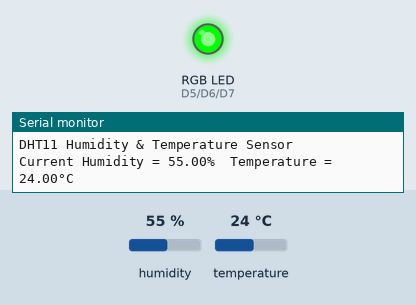
Recording of a sketch running on a simulated ESP8266 (NodeMCU). Shown: an RGB LED mixed from three pins (HIGH = lit), the last lines printed to the serial monitor. The test bench sets the inputs (shaded band); at power-on: humidity 55 %, temperature 24 °C.

Above: at 2.7 s.
2.8 s: humidity set to 73 %
8.8 s: humidity set to 76 %
At 11.9 s:
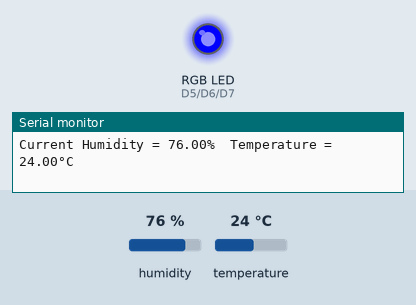
14.8 s: humidity set to 89 %
20.8 s: humidity set to 92 %
At 22.5 s:
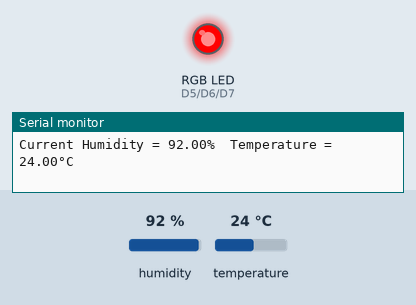
26.8 s: humidity set to 22 %
At 32.8 s:
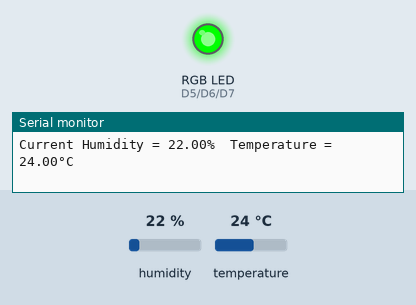
33.1 s: humidity set to 88 %
At 37.7 s:
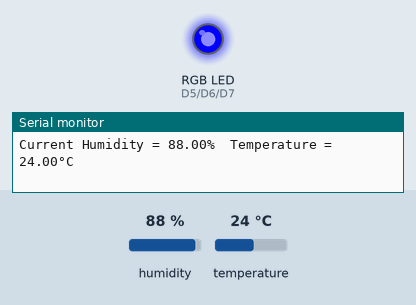
Timing chart, 0 to 39.2 s (numbered marks = the images above; inputs shaded):
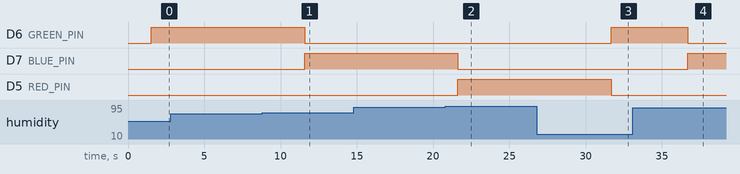

The sketch:

DHT11_RGB.ino
```cpp
#include <DHT.h>

#define DHTPIN D2
#define DHTTYPE DHT11

#define RED_PIN D5
#define GREEN_PIN D6
#define BLUE_PIN D7

DHT dht(DHTPIN, DHTTYPE);

void setup() {
  Serial.begin(9600);
  delay(500); // Delay to let system boot
  Serial.println("DHT11 Humidity & Temperature Sensor\n\n");
  delay(1000); // Wait before accessing the sensor

  pinMode(RED_PIN, OUTPUT);
  pinMode(GREEN_PIN, OUTPUT);
  pinMode(BLUE_PIN, OUTPUT);
}

void loop() {
  // Start of Program
  dht.begin();

  float humidity = dht.readHumidity();
  float temperature = dht.readTemperature();

  Serial.print("Current Humidity = ");
  Serial.print(humidity);
  Serial.print("%  ");
  Serial.print("Temperature = ");
  Serial.print(temperature);
  Serial.println("°C  ");

  // Control RGB LED based on humidity
  if (humidity < 75) {
    setColor(0, 255, 0);  // Blue
  } else if (humidity >= 75 && humidity <= 90) {
    setColor(0, 0, 255);  // Green
  } else {
    setColor(255, 0, 0);  // Red
  }

  delay(5000); // Wait 5 seconds
}

// Function to set the color of the RGB LED
void setColor(int red, int green, int blue) {
  analogWrite(RED_PIN, red);
  analogWrite(GREEN_PIN, green);
  analogWrite(BLUE_PIN, blue);
}
```

Measured:
- the behaviour switches between 74 and 75 % on humidity (found by bisection; images 0 and 1)
- the behaviour switches between 90 and 91 % on humidity (found by bisection; images 1 and 2)
- after the input at 8.8 s, D6 (GREEN_PIN): HIGH → LOW after 2.8 s; D7 (BLUE_PIN): LOW → HIGH after 2.8 s
- after the input at 20.8 s, D7 (BLUE_PIN): HIGH → LOW after 0.82 s; D5 (RED_PIN): LOW → HIGH after 0.82 s
- after the input at 26.8 s, D6 (GREEN_PIN): LOW → HIGH after 4.9 s; D5 (RED_PIN): HIGH → LOW after 4.9 s
- after the input at 33.1 s, D6 (GREEN_PIN): HIGH → LOW after 3.6 s; D7 (BLUE_PIN): LOW → HIGH after 3.6 s
